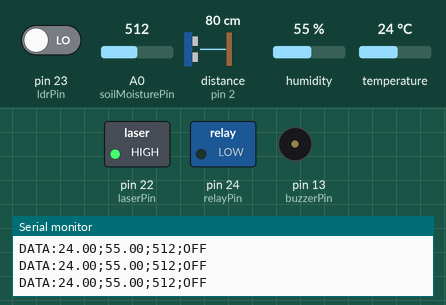
Recording of a sketch running on a simulated Arduino Mega 2560, built with avr-gcc and run on an emulated ATmega2560. On the bench: switched loads named in the sketch (green lamp = pin HIGH), buzzer (waves = sounding, pin HIGH), the last lines printed to the serial monitor. Wiring (inferred from the names in the program): ultrasonic range finder: trigger pin 3; echo pin 2. Inputs (shaded band) come from the test bench; at power-on: distance to the obstacle (sensor on pin 2) 80 cm, A0 (soilMoisturePin) = 512, pin 23 (ldrPin) LOW, humidity 55 %, temperature 24 °C. The echo pulse lasts 58.3 µs per cm; pins used as bus, display or sensor lines are not drawn.

Above: at 1.2 s.
1.3 s: distance to the obstacle (sensor on pin 2) set to 17 cm
2.8 s: distance to the obstacle (sensor on pin 2) set to 14 cm
At 3.2 s:
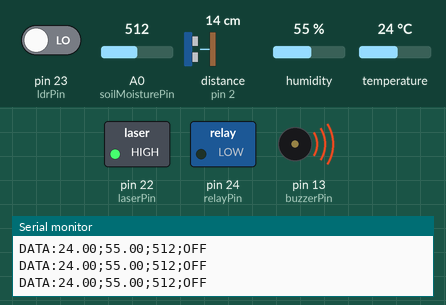
7.4 s: A0 (soilMoisturePin) set to 410
10.9 s: A0 (soilMoisturePin) set to 392
At 11.06 s:
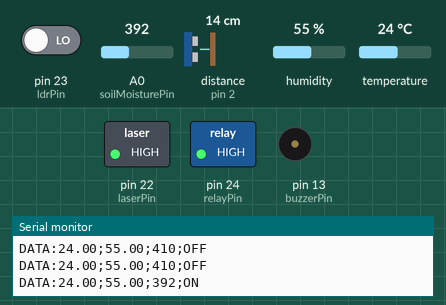
At 11.5 s:
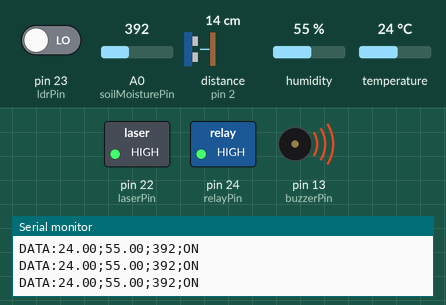
20.4 s: pin 23 (ldrPin) driven HIGH
Timing chart, 0 to 24.9 s (numbered marks = the images above; inputs shaded):
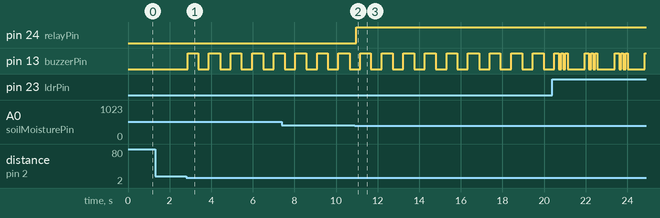

The sketch:

CODE.ino
```cpp
#include <DHT.h>

#define DHTPIN A1
#define DHTTYPE DHT11

const int soilMoisturePin = A0;
const int echoPin = 2;
const int trigPin = 3;
const int buzzerPin = 13;
const int laserPin = 22;
const int ldrPin = 23;
const int relayPin = 24;

DHT dht(DHTPIN, DHTTYPE);

// --- Buzzer timing variables ---
unsigned long currentMillis = 0;
unsigned long previousMillis = 0;
unsigned long patternStartMillis = 0;
bool buzzerState = false;

const int LDR_INTERVAL = 100;      // Fast beep for LDR alert
const int SONO_INTERVAL = 500;     // Slow beep for Ultrasonic alert
const int BOTH_BEEP_ON = 100;      // Each beep ON duration
const int BOTH_BEEP_OFF = 100;     // Each beep OFF duration
const int BOTH_PAUSE = 700;        // Pause after triple-beep cycle

int alertType = 0; // 0 = none, 1 = LDR, 2 = Ultrasonic, 3 = Both

// --- Triple beep state ---
int beepCount = 0;
bool inBeepCycle = false;

// Soil-moisture thresholds (tune for your sensor)
const int DRY_THRESHOLD = 400;
const int WET_THRESHOLD = 600;

// --- Control modes ---
bool manualMode = false;  // false = auto moisture control, true = manual via app
bool pumpState = false;

void setup() {
  pinMode(laserPin, OUTPUT);
  digitalWrite(laserPin, HIGH);  // Laser ON

  pinMode(relayPin, OUTPUT);
  digitalWrite(relayPin, LOW);   // Relay OFF initially

  pinMode(buzzerPin, OUTPUT);
  pinMode(trigPin, OUTPUT);
  pinMode(echoPin, INPUT);
  pinMode(ldrPin, INPUT);

  Serial.begin(9600); // Bluetooth communication
  dht.begin();

  Serial.println("System Ready. Awaiting commands...");
}

void loop() {
  currentMillis = millis();

  // --- Bluetooth Command Handling ---
  if (Serial.available() > 0) {
    String command = Serial.readStringUntil('\n');
    command.trim();

    if (command == "PUMP_ON") {
      manualMode = true;
      pumpState = true;
      digitalWrite(relayPin, HIGH);
      Serial.println("Pump turned ON manually");
    }
    else if (command == "PUMP_OFF") {
      manualMode = true;
      pumpState = false;
      digitalWrite(relayPin, LOW);
      Serial.println("Pump turned OFF manually");
    }
    else if (command == "AUTO_MODE") {
      manualMode = false;
      Serial.println("Switched to AUTO mode");
    }
  }

  // --- LDR beam-break detection ---
  int ldrValue = digitalRead(ldrPin);
  bool ldrAlert = (ldrValue == HIGH); // HIGH means beam broken (adjust if inverted)

  // --- Ultrasonic distance detection ---
  digitalWrite(trigPin, LOW);
  delayMicroseconds(2);
  digitalWrite(trigPin, HIGH);
  delayMicroseconds(10);
  digitalWrite(trigPin, LOW);

  long duration = pulseIn(echoPin, HIGH, 30000); // 30 ms timeout
  int distance = duration * 0.034 / 2;
  bool sonoAlert = (distance > 0 && distance < 15); // Object within 15 cm

  // --- Determine alert type ---
  if (ldrAlert && sonoAlert) alertType = 3;
  else if (ldrAlert) alertType = 1;
  else if (sonoAlert) alertType = 2;
  else alertType = 0;

  // --- Soil moisture control ---
  int soilMoisture = analogRead(soilMoisturePin);

  if (!manualMode) {
    // Auto mode based on soil moisture
    if (soilMoisture < DRY_THRESHOLD) {
      digitalWrite(relayPin, HIGH);
      pumpState = true;
    } else if (soilMoisture > WET_THRESHOLD) {
      digitalWrite(relayPin, LOW);
      pumpState = false;
    }
  }

  // --- DHT readings ---
  float humidity = dht.readHumidity();
  float temperature = dht.readTemperature();

  if (!isnan(humidity) && !isnan(temperature)) {
    // Send all sensor data to app
    Serial.print("DATA:");
    Serial.print(temperature);
    Serial.print(";");
    Serial.print(humidity);
    Serial.print(";");
    Serial.print(soilMoisture);
    Serial.print(";");
    Serial.print(pumpState ? "ON" : "OFF");
    Serial.println();
  }

  // --- Handle buzzer patterns ---
  handleBuzzerPattern();

  delay(100); // Small cooperative delay (non-blocking)
}

// ===================================================
//                Buzzer pattern logic
// ===================================================
void handleBuzzerPattern() {
  switch (alertType) {
    case 0: // No alert
      digitalWrite(buzzerPin, LOW);
      buzzerState = false;
      inBeepCycle = false;
      beepCount = 0;
      break;

    case 1: // LDR only – fast beep
      if (currentMillis - previousMillis >= LDR_INTERVAL) {
        previousMillis = currentMillis;
        buzzerState = !buzzerState;
        digitalWrite(buzzerPin, buzzerState);
      }
      break;

    case 2: // Ultrasonic only – slow beep
      if (currentMillis - previousMillis >= SONO_INTERVAL) {
        previousMillis = currentMillis;
        buzzerState = !buzzerState;
        digitalWrite(buzzerPin, buzzerState);
      }
      break;

    case 3: // Both – triple short beeps then pause
      if (!inBeepCycle) {
        inBeepCycle = true;
        beepCount = 0;
        patternStartMillis = currentMillis;
        digitalWrite(buzzerPin, HIGH);
      } else {
        if (buzzerState && (currentMillis - patternStartMillis >= BOTH_BEEP_ON)) {
          buzzerState = false;
          digitalWrite(buzzerPin, LOW);
          patternStartMillis = currentMillis;
          beepCount++;
        } else if (!buzzerState && beepCount < 3 && (currentMillis - patternStartMillis >= BOTH_BEEP_OFF)) {
          buzzerState = true;
          digitalWrite(buzzerPin, HIGH);
          patternStartMillis = currentMillis;
        } else if (beepCount >= 3 && (currentMillis - patternStartMillis >= BOTH_PAUSE)) {
          inBeepCycle = false;
          buzzerState = false;
          digitalWrite(buzzerPin, LOW);
        }
      }
      break;
  }
}
```

Measured:
- the behaviour switches between 16 and 15 cm on distance to the obstacle (sensor on pin 2) (found by bisection; images 0 and 1)
- the behaviour switches between 400 and 399 on A0 (soilMoisturePin) (found by bisection; images 1 and 2)
- after the input at 2.8 s, pin 13 (buzzerPin): alternates HIGH for 0.52 s and LOW for 0.51 s, starting after 0.07 s
- after the input at 10.9 s, pin 24 (relayPin): LOW → HIGH after 0.06 s
